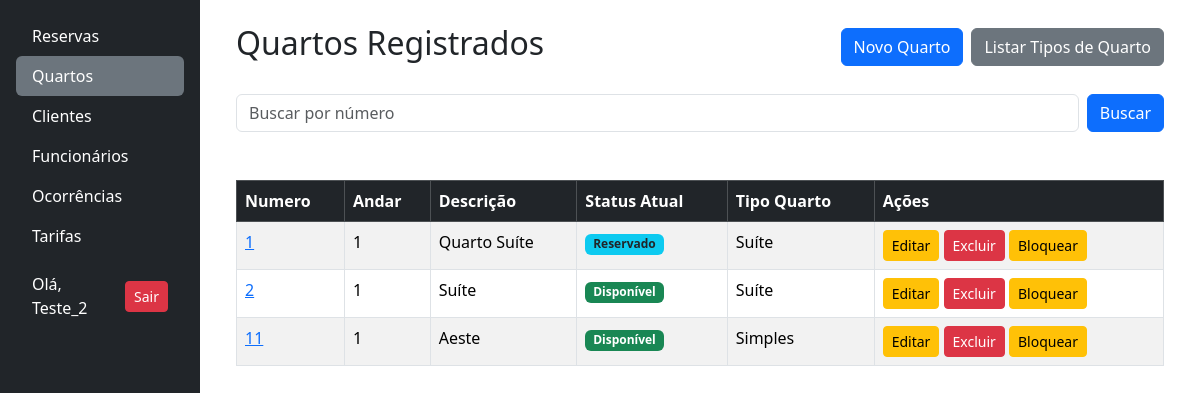
The app's page /quartos/ (signed in) with its own data.
### quartos/models.py (models this page shows, shortened)
class Quarto(models.Model):
    numero = models.IntegerField(
        unique=True,
        verbose_name="Número do Quarto"
    )
    andar = models.IntegerField(
        verbose_name="Andar do Quarto"
    )
    descricao = models.TextField(
        blank=True,
        null=True,
        verbose_name="Descrição do Quarto"
    )
    status = models.CharField(
        choices=QUARTO_STATUS_CHOICES,
        max_length=25,
        blank=False,
        verbose_name="Status Atual"
    )
    tipo = models.ForeignKey(
        TipoQuarto,
        on_delete=models.RESTRICT,
        verbose_name="Tipo de Quarto"
    )
    foto = StdImageField(
        upload_to='fotos/quartos',
        variations={'thumb': (150, 150), 'medium': (
            300, 300), 'large': (600, 400)},
        blank=True,
        null=True
    )

class TipoQuarto(models.Model):
    nome = models.CharField(max_length=100, unique=True, blank=False)
    descricao = models.TextField(max_length=400, blank=True, null=True)
    capacidade = models.IntegerField(verbose_name="Capacidade", blank=False)
    def __str__(self):
        return f"{self.nome}"

### quartos/views.py (the view)
# urls.py: path("quartos/", include("quartos.urls")),
@login_required
def quartos(request):
    query = request.GET.get('busca', '')
    if query:
        quartos = Quarto.objects.filter(numero__icontains=query)
    else:
        quartos = Quarto.objects.all()
    dados = {
        'quartos': quartos,
        'query': query,
    }
    return render(request, 'quartos/index.html', dados)

### quartos/templates/quartos/index.html
{% extends 'base.html' %}
{% block content %}
<div class="container">
  <div class="d-flex justify-content-between align-items-center mb-4">
    <h2>Quartos Registrados</h2>
    <div class="d-grid gap-2 d-md-flex justify-content-md-start">
      <a href="{% url 'cadastrar_quarto' %}" class="btn btn-primary">Novo Quarto</a>
      <a href="{% url 'tipos_quarto'%}" class="btn btn-secondary">Listar Tipos de Quarto</a>
    </div>
  </div>
  {% include 'partials/_busca.html' with placeholder_text="Buscar por número" %}
  <div class="table-responsive mt-4">
    <table class="table table-striped table-bordered mt-4">
      <thead class="table-dark">
        <tr>
          <th>
            <a href="{% url 'ordenar_quarto' 'numero' %}?busca={{query}}"
              class="text-white text-decoration-none">Numero</a>
          </th>
          <th>
            <a href="{% url 'ordenar_quarto' 'andar' %}?busca={{query}}"
              class="text-white text-decoration-none">Andar</a>
          </th>
          <th>
            <a href="{% url 'ordenar_quarto' 'descricao' %}?busca={{query}}"
              class="text-white text-decoration-none">Descrição</a>
          </th>
          <th>
            <a href="{% url 'ordenar_quarto' 'status' %}?busca={{query}}" class="text-white text-decoration-none">Status
              Atual</a>
          </th>
          <th>
            <a href="{% url 'ordenar_quarto' 'tipo' %}?busca={{query}}" class="text-white text-decoration-none">Tipo
              Quarto</a>
          </th>
          <th>Ações</th>
        </tr>
      </thead>
      <tbody>
        {% for quarto in quartos %}
        <tr>
          <td><a href="{% url 'detalhes_quarto' quarto.id %}">{{ quarto.numero }}</a></td>
          <td>{{ quarto.andar }}</td>
          <td>{{ quarto.descricao }}</td>
          <td>
           {% include 'quartos/partials/_quarto_status.html' %}
          </td>
          <td>{{ quarto.tipo }}</td>
          <td>
            <a href="{% url 'editar_quarto' quarto.id  %}" class="btn btn-sm btn-warning">Editar</a>
            <a href="{% url 'excluir_quarto' quarto.id  %}" class="btn btn-sm btn-danger">Excluir</a>
            {% if quarto.status != 'indisponivel' %}
              <a href="{% url 'bloquear_quarto' quarto.id %}" class="btn btn-warning btn-sm">Bloquear</a>
            {% elif quarto.status == 'indisponivel' %}
              <a href="{% url 'desbloquear_quarto' quarto.id %}" class="btn btn-success btn-sm">Desbloquear</a>
            {% endif %}
          </td>
        </tr>
        {% empty %}
        <tr>
          <td colspan="7" class="text-center">Nenhum Quarto encontrado.</td>
        </tr>
        {% endfor %}
      </tbody>
    </table>
  </div>
</div>
{% endblock %}

### templates/partials/_menu_itens.html
<ul class="nav nav-pills flex-column mb-auto">
    <li>
        <a href="{% url 'reservas:reservas' %}"
           class="nav-link text-white {% if request.resolver_match.app_name == 'reservas' %}active bg-secondary{% endif %}">
            Reservas
        </a>
    </li>
    {% if user.is_staff %}
    <li>
        <a href="{% url 'quartos' %}"
           class="nav-link text-white {% if '/quartos/' in request.path %}active bg-secondary{% endif %}">
            Quartos
        </a>
    </li>
    {% endif %}
    <li>
        <a href="{% url 'clientes' %}"
           class="nav-link text-white {% if '/clientes/' in request.path %}active bg-secondary{% endif %}">
            Clientes
        </a>
    </li>
    {% if user.is_staff %}
    <li>
        <a href="{% url 'funcionarios' %}"
           class="nav-link text-white {% if '/funcionarios/' in request.path %}active bg-secondary{% endif %}">
            Funcionários
        </a>
    </li>
    {% endif %}
    <li>
        <a href="{% url 'lista_ocorrencias' %}" class="nav-link text-white {% if '/ocorrencias/' in request.path %}active bg-secondary{% endif %}">
            Ocorrências
        </a>
    </li>
    {% if user.is_staff %}
    <li>
        {% if request.user.is_staff %}
        <a href="{% url 'lista_tarifas' %}" class="nav-link text-white {% if '/tarifas/' in request.path %}active bg-secondary{% endif %}">
            Tarifas
        </a>
        {% endif %}
    </li>
    {% endif %}
     {% if user.is_authenticated %}
        <li class="mt-3">
            <div class="d-flex align-items-center gap-2 px-3 text-white">
                <span>Olá, {{ user.username }}</span>
                <a href="{% url 'logout' %}" class="btn btn-danger btn-sm ms-auto">Sair</a>
                </div>
        </li>
    {% endif %}
</ul>

### quartos/templates/quartos/partials/_quarto_status.html
{% if quarto.status == "disponivel" %}
  <span class="badge bg-success">Disponível</span>
{% elif quarto.status == "reservado" %}
  <span class="badge bg-info text-dark">Reservado</span>
{% elif quarto.status == "ocupado" %}
  <span class="badge bg-danger">Ocupado</span>
{% elif quarto.status == "manutencao" %}
  <span class="badge bg-warning text-dark">Em Manutenção</span>
{% elif quarto.status == "indisponivel" %}
  <span class="badge bg-warning text-dark">Indisponível</span>
{% endif %}

### templates/base.html (style rules this page uses)
html, body { height: 100%; margin: 0; }

### records on screen
Quarto: numero "1", andar "1", descricao "Quarto Suíte", status "Reservado", tipo "Suíte"
Quarto: numero "2", andar "1", descricao "Suíte", status "Disponível", tipo "Suíte"
Quarto: numero "11", andar "1", descricao "Aeste", status "Disponível", tipo "Simples"

### other values on screen
{{ user.username }} "Teste_2"
